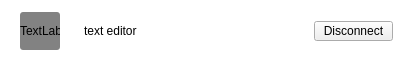
<?xml version="1.0" encoding="UTF-8"?>
<ui version="4.0">
 <class>vpnItem</class>
 <widget class="QWidget" name="vpnItem">
  <property name="geometry">
   <rect>
    <x>0</x>
    <y>0</y>
    <width>410</width>
    <height>62</height>
   </rect>
  </property>
  <property name="sizePolicy">
   <sizepolicy hsizetype="Fixed" vsizetype="Fixed">
    <horstretch>0</horstretch>
    <verstretch>0</verstretch>
   </sizepolicy>
  </property>
  <property name="minimumSize">
   <size>
    <width>410</width>
    <height>0</height>
   </size>
  </property>
  <property name="maximumSize">
   <size>
    <width>410</width>
    <height>16777215</height>
   </size>
  </property>
  <property name="windowTitle">
   <string>Form</string>
  </property>
  <property name="styleSheet">
   <string notr="true">QWidget#vpnItem:hover{background-color: #ffffff;}
QWidget#vpnItem{background-color: #ffffff;}
</string>
  </property>
  <layout class="QHBoxLayout" name="horizontalLayout_2">
   <property name="spacing">
    <number>7</number>
   </property>
   <property name="leftMargin">
    <number>0</number>
   </property>
   <property name="topMargin">
    <number>12</number>
   </property>
   <property name="rightMargin">
    <number>0</number>
   </property>
   <property name="bottomMargin">
    <number>12</number>
   </property>
   <item>
    <spacer name="horizontalSpacer_4">
     <property name="orientation">
      <enum>Qt::Horizontal</enum>
     </property>
     <property name="sizeType">
      <enum>QSizePolicy::Fixed</enum>
     </property>
     <property name="sizeHint" stdset="0">
      <size>
       <width>20</width>
       <height>20</height>
      </size>
     </property>
    </spacer>
   </item>
   <item>
    <widget class="QLabel" name="flag">
     <property name="sizePolicy">
      <sizepolicy hsizetype="Fixed" vsizetype="Expanding">
       <horstretch>40</horstretch>
       <verstretch>40</verstretch>
      </sizepolicy>
     </property>
     <property name="minimumSize">
      <size>
       <width>40</width>
       <height>0</height>
      </size>
     </property>
     <property name="maximumSize">
      <size>
       <width>40</width>
       <height>40</height>
      </size>
     </property>
     <property name="styleSheet">
      <string notr="true">border: 0px solid rgb(220,220,220);
background-color: rgb(130,130,130);
border-radius: 2.5px;
</string>
     </property>
     <property name="text">
      <string>TextLabel</string>
     </property>
     <property name="scaledContents">
      <bool>true</bool>
     </property>
    </widget>
   </item>
   <item>
    <spacer name="horizontalSpacer">
     <property name="orientation">
      <enum>Qt::Horizontal</enum>
     </property>
     <property name="sizeType">
      <enum>QSizePolicy::Fixed</enum>
     </property>
     <property name="sizeHint" stdset="0">
      <size>
       <width>17</width>
       <height>20</height>
      </size>
     </property>
    </spacer>
   </item>
   <item>
    <widget class="QLabel" name="name">
     <property name="styleSheet">
      <string notr="true">font: 9pt;
color: black;
border: none;
margin: 0px;</string>
     </property>
     <property name="text">
      <string>text editor</string>
     </property>
    </widget>
   </item>
   <item>
    <spacer name="horizontalSpacer_5">
     <property name="orientation">
      <enum>Qt::Horizontal</enum>
     </property>
     <property name="sizeHint" stdset="0">
      <size>
       <width>10</width>
       <height>20</height>
      </size>
     </property>
    </spacer>
   </item>
   <item>
    <widget class="QLabel" name="ping">
     <property name="sizePolicy">
      <sizepolicy hsizetype="Fixed" vsizetype="Expanding">
       <horstretch>4</horstretch>
       <verstretch>0</verstretch>
      </sizepolicy>
     </property>
     <property name="minimumSize">
      <size>
       <width>40</width>
       <height>0</height>
      </size>
     </property>
     <property name="maximumSize">
      <size>
       <width>40</width>
       <height>16777215</height>
      </size>
     </property>
     <property name="styleSheet">
      <string notr="true">font: 9pt;
border: none;
margin: 0px;</string>
     </property>
     <property name="text">
      <string/>
     </property>
     <property name="alignment">
      <set>Qt::AlignRight|Qt::AlignTrailing|Qt::AlignVCenter</set>
     </property>
    </widget>
   </item>
   <item>
    <spacer name="horizontalSpacer_2">
     <property name="orientation">
      <enum>Qt::Horizontal</enum>
     </property>
     <property name="sizeType">
      <enum>QSizePolicy::Fixed</enum>
     </property>
     <property name="sizeHint" stdset="0">
      <size>
       <width>18</width>
       <height>20</height>
      </size>
     </property>
    </spacer>
   </item>
   <item>
    <widget class="QPushButton" name="ConnectDisconnectButton">
     <property name="sizePolicy">
      <sizepolicy hsizetype="Fixed" vsizetype="Fixed">
       <horstretch>79</horstretch>
       <verstretch>20</verstretch>
      </sizepolicy>
     </property>
     <property name="minimumSize">
      <size>
       <width>79</width>
       <height>20</height>
      </size>
     </property>
     <property name="maximumSize">
      <size>
       <width>79</width>
       <height>20</height>
      </size>
     </property>
     <property name="styleSheet">
      <string notr="true"/>
     </property>
     <property name="text">
      <string>Disconnect</string>
     </property>
     <property name="autoDefault">
      <bool>false</bool>
     </property>
    </widget>
   </item>
   <item>
    <spacer name="horizontalSpacer_3">
     <property name="orientation">
      <enum>Qt::Horizontal</enum>
     </property>
     <property name="sizeType">
      <enum>QSizePolicy::Fixed</enum>
     </property>
     <property name="sizeHint" stdset="0">
      <size>
       <width>17</width>
       <height>20</height>
      </size>
     </property>
    </spacer>
   </item>
  </layout>
 </widget>
 <resources/>
 <connections/>
</ui>
